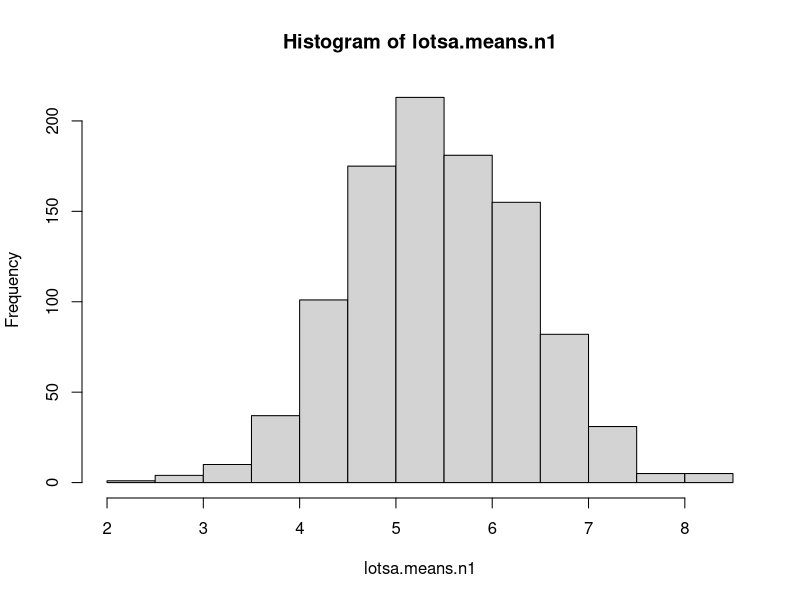
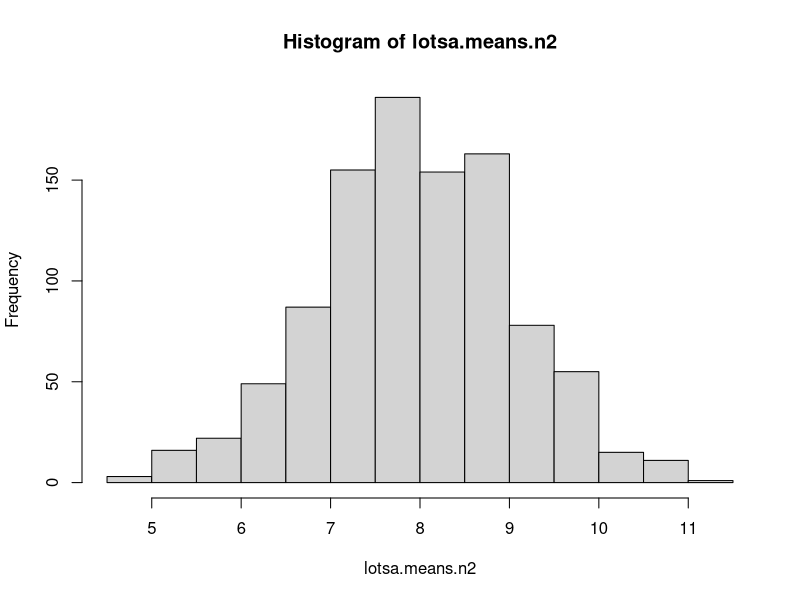
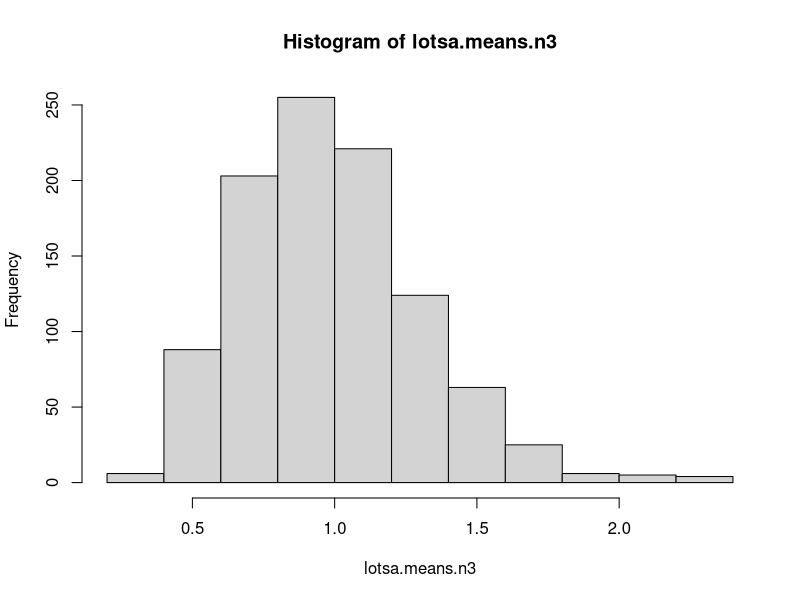
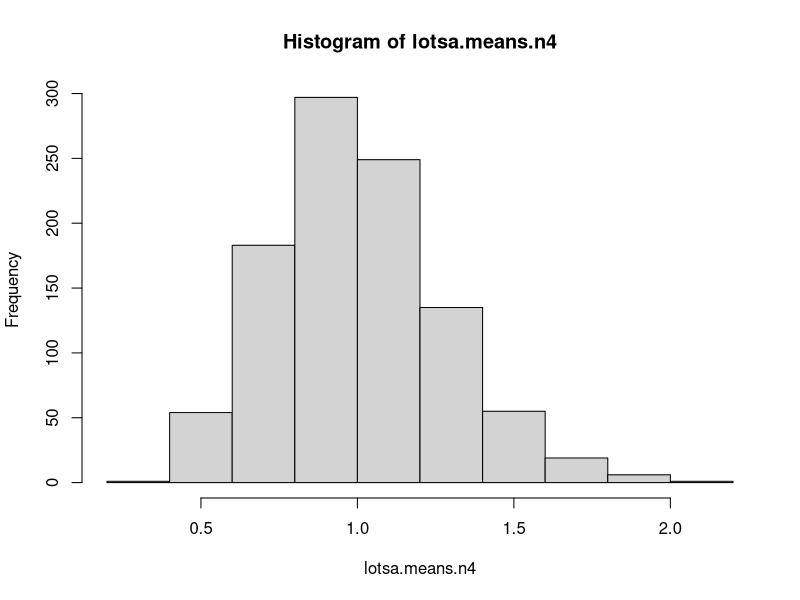

R code for these plots, in order:
## ---- chunk 1
n1 <- 10
n2 <- 15
nsim <- 1000
## ---- chunk 2
lotsa.means.n1 <- numeric(nsim)
lotsa.means.n2 <- numeric(nsim)
## ---- chunk 3
lotsa.means.n1 <- replicate(nsim, mean(sample(n1, 10, replace = TRUE)))
lotsa.means.n2 <- replicate(nsim, mean(sample(n2, 15, replace = TRUE)))
## ---- chunk 4
hist(lotsa.means.n1)
hist(lotsa.means.n2)
## ---- chunk 5
n3 <- 10
n4 <- 15
nsim <- 1000
## ---- chunk 6
lotsa.means.n3 <- numeric(nsim)
lotsa.means.n4 <- numeric(nsim)
## ---- chunk 7
lotsa.means.n3 <- replicate(nsim, mean(rexp(n3)))
lotsa.means.n4 <- replicate(nsim, mean(rexp(n4)))
## ---- chunk 8
hist(lotsa.means.n3)
hist(lotsa.means.n4)
